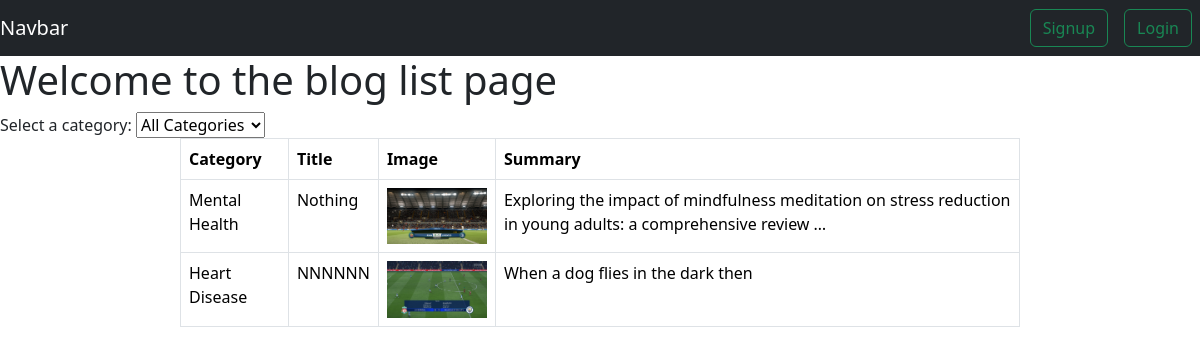
Page /blog_list/ on the committed database.
### users/models.py (models this page shows)
class Blog(models.Model):
    CATEGORIES = (
        ('Mental Health', 'Mental Health'),
        ('Heart Disease', 'Heart Disease'),
        ('Covid19', 'Covid19'),
        ('Immunization', 'Immunization'),
    )
    userprofile=models.ForeignKey(UserProfile, on_delete=models.CASCADE, related_name='blogs')
    title=models.CharField(max_length=100)
    image=models.ImageField(upload_to='blog_images')
    category=models.CharField(choices=CATEGORIES, max_length=50)
    summary=models.TextField()
    content=models.TextField()
    save_as_draft=models.BooleanField()

### users/views.py (the view)
# urls.py: path('blog_list/',views.blog_list,name='blog_list'),
def blog_list(request):
    categories =[category[0] for category in Blog.CATEGORIES]
    selected_category = request.GET.get('category')
    if selected_category and selected_category != 'All Categories':
        blogs=Blog.objects.filter(category=selected_category, save_as_draft=False)
    else:
        blogs=Blog.objects.filter(save_as_draft=False)
    return render(request,'blog_list.html',{'blogs': blogs, 'categories': categories})

### users/templates/blog_list.html (shortened to what this page needs)
{% extends 'base.html' %}
{% block body %}
<h1>Welcome to the blog list page</h1>
<div>
  <label for="category">Select a category:</label>
  <select id="category">
    <option value="All Categories">All Categories</option>
  </select>
</div>
<div style="margin:auto;width:70%">
  <table class="table table-bordered">
    <thead>
      <tr>
        <th scope="col">Category</th>
        <th scope="col">Title</th>
        <th scope="col">Image</th>
        <th scope="col">Summary</th>
      </tr>
    </thead>
    <tbody id="blog-list">
      {% for blog in blogs %}
      <tr>
        <td>{{ blog.category}}</td>
        <td>{{ blog.title }}</td>
        <td><img src="{{ blog.image.url }}" alt="Blog Image" style="max-width: 100px; max-height: 100px;"></td>
        <td>{{ blog.summary|truncatewords:15 }}</td>
      </tr>
      {% endfor %}
    </tbody>
  </table>
</div>
{% endblock %}

### rows in the picture
Blog: category "Mental Health", title "Nothing", image (picture), summary "Exploring the impact of mindfulness meditation on stress reduction in young adults: a comprehensive review …"
Blog: category "Heart Disease", title "NNNNNN", image (picture), summary "When a dog flies in the dark then"
